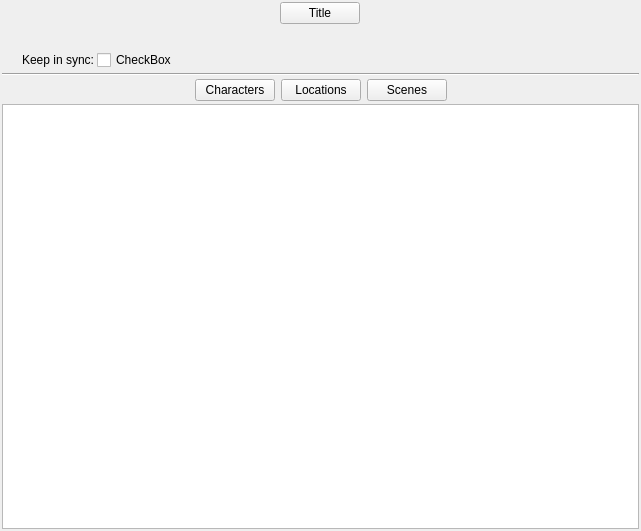
<?xml version="1.0" encoding="UTF-8"?>
<ui version="4.0">
 <class>ImportedNovelOverview</class>
 <widget class="QWidget" name="ImportedNovelOverview">
  <property name="geometry">
   <rect>
    <x>0</x>
    <y>0</y>
    <width>641</width>
    <height>531</height>
   </rect>
  </property>
  <property name="sizePolicy">
   <sizepolicy hsizetype="Preferred" vsizetype="Expanding">
    <horstretch>0</horstretch>
    <verstretch>0</verstretch>
   </sizepolicy>
  </property>
  <property name="windowTitle">
   <string>Form</string>
  </property>
  <layout class="QVBoxLayout" name="verticalLayout_4">
   <property name="spacing">
    <number>3</number>
   </property>
   <property name="leftMargin">
    <number>2</number>
   </property>
   <property name="topMargin">
    <number>2</number>
   </property>
   <property name="rightMargin">
    <number>2</number>
   </property>
   <property name="bottomMargin">
    <number>2</number>
   </property>
   <item alignment="Qt::AlignHCenter">
    <widget class="QPushButton" name="btnTitle">
     <property name="text">
      <string>Title</string>
     </property>
    </widget>
   </item>
   <item>
    <spacer name="horizontalSpacer_5">
     <property name="orientation">
      <enum>Qt::Horizontal</enum>
     </property>
     <property name="sizeHint" stdset="0">
      <size>
       <width>40</width>
       <height>20</height>
      </size>
     </property>
    </spacer>
   </item>
   <item>
    <layout class="QVBoxLayout" name="verticalLayout_7">
     <item>
      <widget class="Subtitle" name="widget_3" native="true">
       <property name="title" stdset="0">
        <string>Synchronization</string>
       </property>
       <property name="description" stdset="0">
        <string>Allow synchronization from Scrivener, so every new change will be reflected in Plotlyst.</string>
       </property>
       <property name="icon" stdset="0">
        <string>fa5s.sync</string>
       </property>
      </widget>
     </item>
     <item>
      <layout class="QHBoxLayout" name="horizontalLayout_3">
       <property name="leftMargin">
        <number>20</number>
       </property>
       <item>
        <widget class="QLabel" name="label_2">
         <property name="text">
          <string>Keep in sync:</string>
         </property>
        </widget>
       </item>
       <item>
        <widget class="Toggle" name="toggleSync">
         <property name="text">
          <string>CheckBox</string>
         </property>
        </widget>
       </item>
       <item>
        <spacer name="horizontalSpacer_6">
         <property name="orientation">
          <enum>Qt::Horizontal</enum>
         </property>
         <property name="sizeHint" stdset="0">
          <size>
           <width>40</width>
           <height>20</height>
          </size>
         </property>
        </spacer>
       </item>
      </layout>
     </item>
    </layout>
   </item>
   <item>
    <widget class="Line" name="line">
     <property name="orientation">
      <enum>Qt::Horizontal</enum>
     </property>
    </widget>
   </item>
   <item>
    <layout class="QHBoxLayout" name="layoutButtons">
     <property name="spacing">
      <number>0</number>
     </property>
     <item>
      <spacer name="horizontalSpacer">
       <property name="orientation">
        <enum>Qt::Horizontal</enum>
       </property>
       <property name="sizeHint" stdset="0">
        <size>
         <width>40</width>
         <height>20</height>
        </size>
       </property>
      </spacer>
     </item>
     <item>
      <widget class="QPushButton" name="btnCharacters">
       <property name="cursor">
        <cursorShape>PointingHandCursor</cursorShape>
       </property>
       <property name="text">
        <string>Characters</string>
       </property>
       <property name="checkable">
        <bool>true</bool>
       </property>
       <property name="transparent-rounded-bg-on-hover" stdset="0">
        <bool>true</bool>
       </property>
       <property name="secondary-selector" stdset="0">
        <bool>true</bool>
       </property>
       <attribute name="buttonGroup">
        <string notr="true">buttonGroup</string>
       </attribute>
      </widget>
     </item>
     <item>
      <spacer name="horizontalSpacer_3">
       <property name="orientation">
        <enum>Qt::Horizontal</enum>
       </property>
       <property name="sizeType">
        <enum>QSizePolicy::Fixed</enum>
       </property>
       <property name="sizeHint" stdset="0">
        <size>
         <width>6</width>
         <height>20</height>
        </size>
       </property>
      </spacer>
     </item>
     <item>
      <widget class="QPushButton" name="btnLocations">
       <property name="cursor">
        <cursorShape>PointingHandCursor</cursorShape>
       </property>
       <property name="text">
        <string>Locations</string>
       </property>
       <property name="checkable">
        <bool>true</bool>
       </property>
       <property name="transparent-rounded-bg-on-hover" stdset="0">
        <bool>true</bool>
       </property>
       <property name="secondary-selector" stdset="0">
        <bool>true</bool>
       </property>
       <attribute name="buttonGroup">
        <string notr="true">buttonGroup</string>
       </attribute>
      </widget>
     </item>
     <item>
      <spacer name="horizontalSpacer_4">
       <property name="orientation">
        <enum>Qt::Horizontal</enum>
       </property>
       <property name="sizeType">
        <enum>QSizePolicy::Fixed</enum>
       </property>
       <property name="sizeHint" stdset="0">
        <size>
         <width>6</width>
         <height>20</height>
        </size>
       </property>
      </spacer>
     </item>
     <item>
      <widget class="QPushButton" name="btnScenes">
       <property name="cursor">
        <cursorShape>PointingHandCursor</cursorShape>
       </property>
       <property name="text">
        <string>Scenes</string>
       </property>
       <property name="checkable">
        <bool>true</bool>
       </property>
       <property name="transparent-rounded-bg-on-hover" stdset="0">
        <bool>true</bool>
       </property>
       <property name="secondary-selector" stdset="0">
        <bool>true</bool>
       </property>
       <attribute name="buttonGroup">
        <string notr="true">buttonGroup</string>
       </attribute>
      </widget>
     </item>
     <item>
      <spacer name="horizontalSpacer_2">
       <property name="orientation">
        <enum>Qt::Horizontal</enum>
       </property>
       <property name="sizeHint" stdset="0">
        <size>
         <width>40</width>
         <height>20</height>
        </size>
       </property>
      </spacer>
     </item>
    </layout>
   </item>
   <item>
    <widget class="QStackedWidget" name="stackedWidget">
     <property name="currentIndex">
      <number>2</number>
     </property>
     <widget class="QWidget" name="pageCharacters">
      <layout class="QVBoxLayout" name="verticalLayout">
       <property name="spacing">
        <number>0</number>
       </property>
       <property name="leftMargin">
        <number>0</number>
       </property>
       <property name="topMargin">
        <number>0</number>
       </property>
       <property name="rightMargin">
        <number>0</number>
       </property>
       <property name="bottomMargin">
        <number>0</number>
       </property>
       <item>
        <widget class="QListView" name="lstCharacters"/>
       </item>
      </layout>
     </widget>
     <widget class="QWidget" name="pageLocations">
      <property name="relaxed-white-bg" stdset="0">
       <bool>true</bool>
      </property>
      <layout class="QVBoxLayout" name="verticalLayout_2">
       <property name="spacing">
        <number>0</number>
       </property>
       <property name="leftMargin">
        <number>0</number>
       </property>
       <property name="topMargin">
        <number>0</number>
       </property>
       <property name="rightMargin">
        <number>0</number>
       </property>
       <property name="bottomMargin">
        <number>0</number>
       </property>
       <item>
        <widget class="QTreeView" name="treeLocations">
         <attribute name="headerVisible">
          <bool>false</bool>
         </attribute>
        </widget>
       </item>
      </layout>
     </widget>
     <widget class="QWidget" name="pageScenes">
      <property name="relaxed-white-bg" stdset="0">
       <bool>true</bool>
      </property>
      <layout class="QVBoxLayout" name="verticalLayout_3">
       <property name="spacing">
        <number>0</number>
       </property>
       <property name="leftMargin">
        <number>0</number>
       </property>
       <property name="topMargin">
        <number>0</number>
       </property>
       <property name="rightMargin">
        <number>0</number>
       </property>
       <property name="bottomMargin">
        <number>0</number>
       </property>
       <item>
        <widget class="ScenesTreeView" name="treeChapters">
         <property name="sizePolicy">
          <sizepolicy hsizetype="Expanding" vsizetype="Expanding">
           <horstretch>0</horstretch>
           <verstretch>0</verstretch>
          </sizepolicy>
         </property>
         <property name="horizontalScrollBarPolicy">
          <enum>Qt::ScrollBarAlwaysOff</enum>
         </property>
        </widget>
       </item>
      </layout>
     </widget>
    </widget>
   </item>
  </layout>
 </widget>
 <customwidgets>
  <customwidget>
   <class>Subtitle</class>
   <extends>QWidget</extends>
   <header>src.main.python.plotlyst.view.widget.display</header>
   <container>1</container>
  </customwidget>
  <customwidget>
   <class>Toggle</class>
   <extends>QCheckBox</extends>
   <header>src.main.python.plotlyst.view.widget.input</header>
  </customwidget>
  <customwidget>
   <class>ScenesTreeView</class>
   <extends>QTreeView</extends>
   <header>src.main.python.plotlyst.view.widget.scene</header>
  </customwidget>
 </customwidgets>
 <resources/>
 <connections/>
 <buttongroups>
  <buttongroup name="buttonGroup"/>
 </buttongroups>
</ui>
